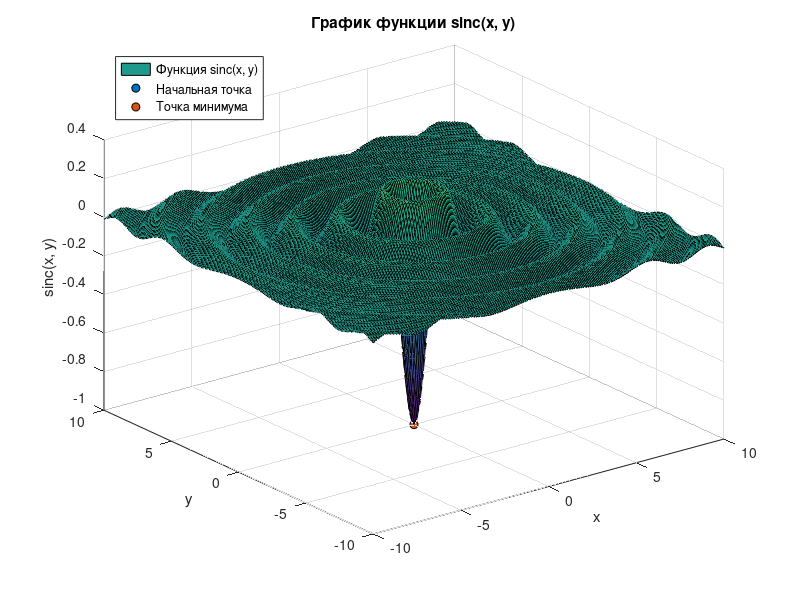

Source code (MATLAB):
close all

%                      Функция fminsearch
%   Находим минимум функции нескольких переменных без ограничений 
%   с использованием симплексного метода

%% Определение целевой функции
% Двумерный кардинальный синус
fun = @(x)-sinc(hypot(x(1),x(2)));

%% Поиск точки оптимума функции двух переменных

% Из-за выбора начальной точки на спаде находим глобальный минимум
x0 = [-0.15, 1];
% Находим точку оптимума
[xmin, fval] = fminsearch(fun, x0);

%% Построение графика
[x, y] = meshgrid(-10:0.1:10); % Создание сетки точек для x и y
z = -sinc(hypot(x,y));   % Вычисление значений функции sinc(x, y)
surf(x, y, z);
hold on
% Построение начальной точки
scatter3(x0(1), x0(2), fun(x0), 'ro', 'filled', 'MarkerEdgeColor', 'k');
% Построение найденной точки минимума
scatter3(xmin(1), xmin(2), fval, 'go', 'filled', 'MarkerEdgeColor', 'k');
xlabel('x');
ylabel('y');
zlabel('sinc(x, y)');
title('График функции sinc(x, y)');
% Добавление легенды с подписями для точек
legend('Функция sinc(x, y)', 'Начальная точка', 'Точка минимума', 'Location', 'northwest');